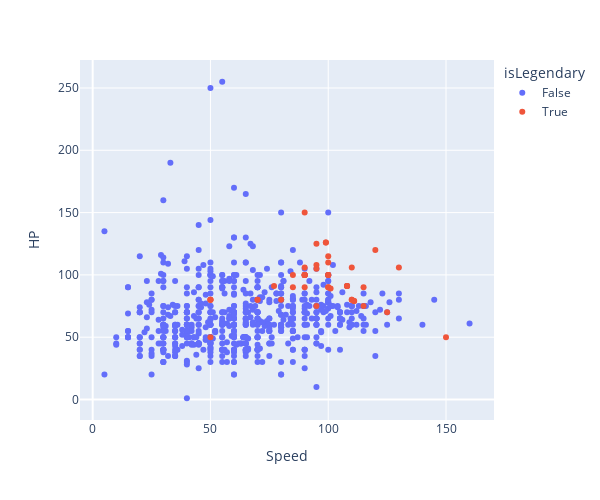

Notebook cell for this chart:
### Code cell
px.scatter(df,x='Speed',y='HP',color='isLegendary',height=500,width=600)

### Figure 1 — Plotly figure (JSON) as saved in the notebook; plotly's stock layout.template omitted (floating-point values rounded to 4 significant figures; data arrays with more than 128 entries replaced by an {"elided": "..."} marker saying what was removed)
{"data": [{"hovertemplate": "isLegendary=False<br>Speed=%{x}<br>HP=%{y}<extra></extra>", "legendgroup": "False", "marker": {"color": "#636efa", "symbol": "circle"}, "mode": "markers", "name": "False", "orientation": "v", "showlegend": true, "type": "scatter", "x": {"elided": "675 int values"}, "xaxis": "x", "y": {"elided": "675 int values"}, "yaxis": "y"}, {"hovertemplate": "isLegendary=True<br>Speed=%{x}<br>HP=%{y}<extra></extra>", "legendgroup": "True", "marker": {"color": "#EF553B", "symbol": "circle"}, "mode": "markers", "name": "True", "orientation": "v", "showlegend": true, "type": "scatter", "x": [85, 100, 90, 130, 115, 100, 85, 110, 90, 50, 50, 50, 110, 110, 90, 90, 95, 100, 150, 95, 80, 115, 90, 100, 77, 100, 90, 125, 100, 120, 100, 108, 108, 108, 111, 111, 90, 90, 101, 95, 99, 99, 95, 50, 70, 70], "xaxis": "x", "y": [90, 90, 90, 106, 90, 115, 100, 106, 106, 80, 80, 80, 80, 80, 100, 100, 105, 100, 50, 75, 80, 75, 100, 90, 91, 110, 150, 70, 100, 120, 100, 91, 91, 91, 79, 79, 100, 100, 89, 125, 126, 126, 108, 50, 80, 80], "yaxis": "y"}], "layout": {"height": 500, "legend": {"title": {"text": "isLegendary"}, "tracegroupgap": 0}, "margin": {"t": 60}, "width": 600, "xaxis": {"anchor": "y", "domain": [0, 1], "title": {"text": "Speed"}}, "yaxis": {"anchor": "x", "domain": [0, 1], "title": {"text": "HP"}}}}
